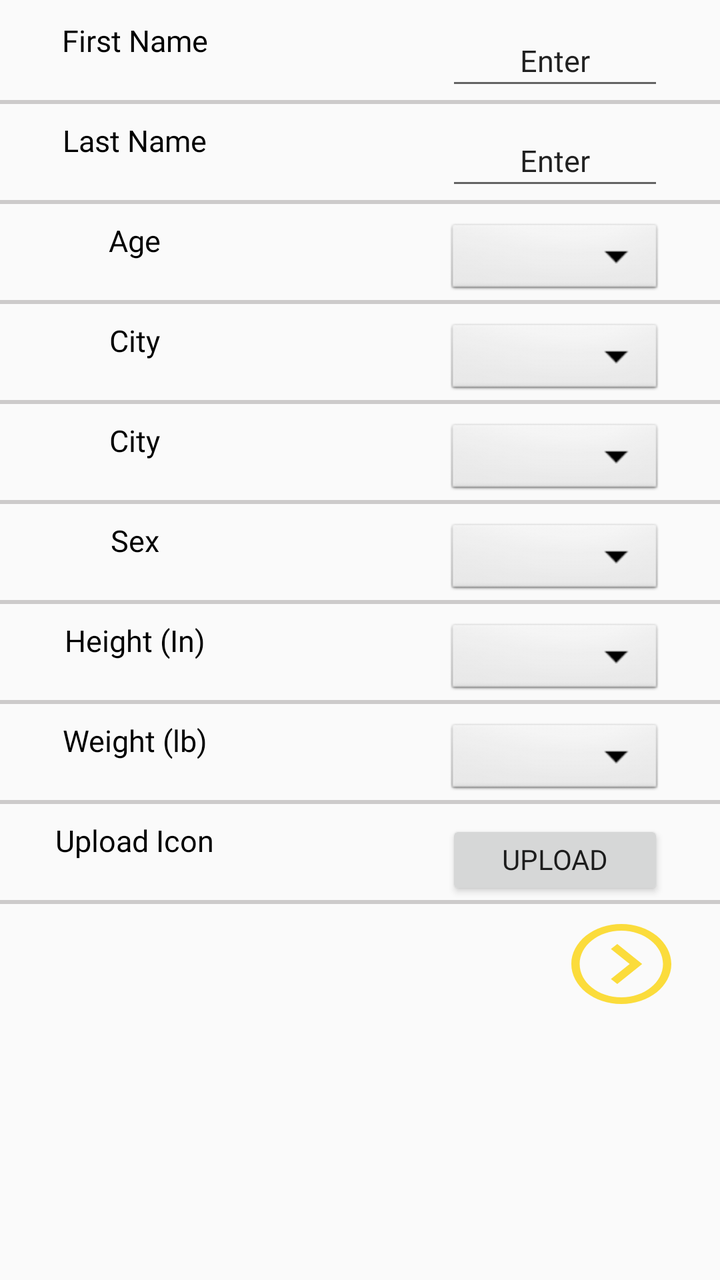
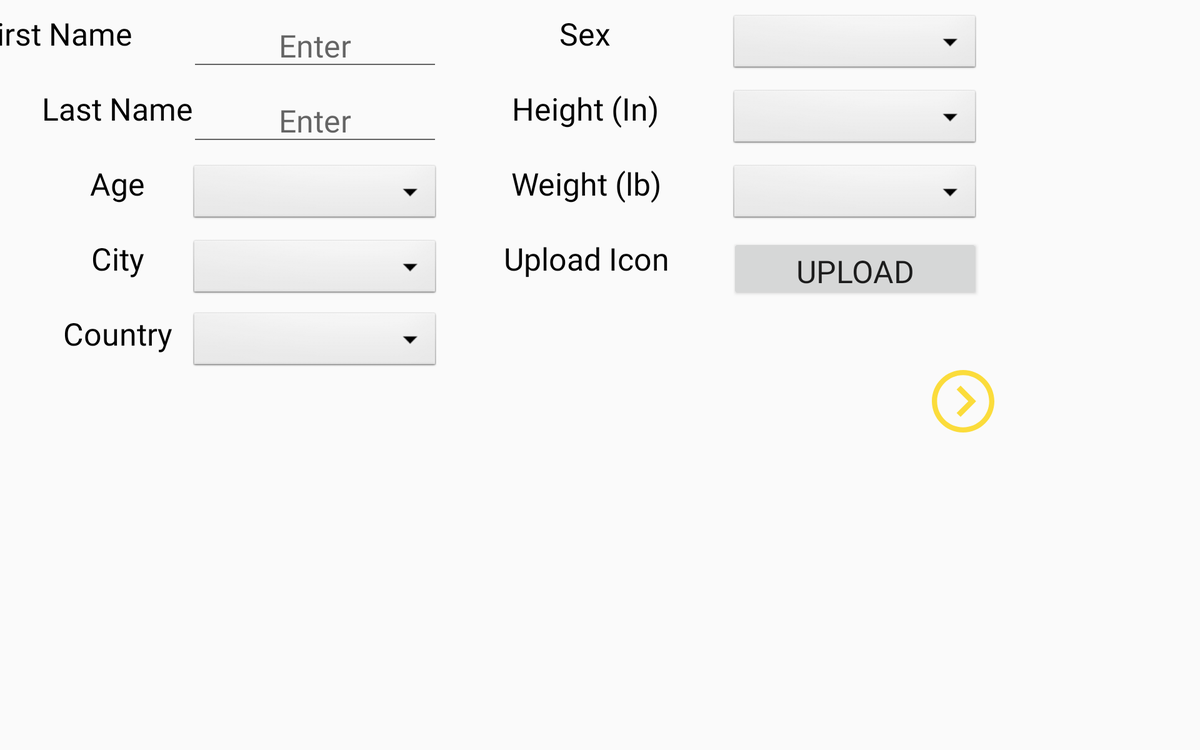

An Android layout and its configuration variant, each rendered on a device that would load it. The default file and the variant file are quoted in full after the pictures.
<!-- AndroidManifest.xml: application theme AppTheme -->
<!-- res/layout/fragment_edit_user_details.xml -->
<?xml version="1.0" encoding="utf-8"?>
<android.support.constraint.ConstraintLayout xmlns:android="http://schemas.android.com/apk/res/android"
    xmlns:app="http://schemas.android.com/apk/res-auto"
    xmlns:tools="http://schemas.android.com/tools"
    android:layout_width="match_parent"
    android:layout_height="match_parent"
    tools:context=".MainActivity"
    android:id="@+id/relativeLayout" >

    <TextView
        android:id="@+id/et_firstName_hardcoded"
        android:layout_width="109dp"
        android:layout_height="40dp"
        android:layout_marginEnd="8dp"
        android:layout_marginRight="10dp"
        android:layout_marginTop="10dp"
        android:gravity="center_horizontal"
        android:lineSpacingExtra="-16sp"
        android:text="@string/firstName"
        android:textAppearance="@style/titleText"
        app:layout_constraintEnd_toStartOf="@+id/et_firstName"
        app:layout_constraintHorizontal_bias="0.123"
        app:layout_constraintStart_toStartOf="parent"
        app:layout_constraintTop_toTopOf="parent" />

    <EditText
        android:id="@+id/et_firstName"
        android:layout_width="109dp"
        android:layout_height="40dp"
        android:layout_marginEnd="28dp"
        android:layout_marginRight="28dp"
        android:layout_marginTop="10dp"
        android:backgroundTint="@color/colorWhite"
        android:gravity="center_horizontal"
        android:lineSpacingExtra="-8sp"
        android:text="@string/enter"
        android:textAppearance="@style/enterText"
        app:layout_constraintEnd_toEndOf="parent"
        app:layout_constraintTop_toTopOf="parent" />

    <View
        android:layout_width="fill_parent"
        android:layout_height="2dip"
        android:layout_marginTop="40dp"
        android:background="#CCCACA"
        app:layout_constraintEnd_toEndOf="parent"
        app:layout_constraintStart_toStartOf="parent"
        app:layout_constraintTop_toTopOf="@id/et_firstName" />

    <TextView
        android:id="@+id/et_lastName_hardcoded"
        android:layout_width="109dp"
        android:layout_height="40dp"
        android:layout_marginEnd="8dp"
        android:layout_marginRight="10dp"
        android:layout_marginTop="10dp"
        android:gravity="center_horizontal"
        android:lineSpacingExtra="-16sp"
        android:text="@string/lastName"
        android:textAppearance="@style/titleText"
        app:layout_constraintEnd_toStartOf="@+id/et_lastName"
        app:layout_constraintHorizontal_bias="0.123"
        app:layout_constraintStart_toStartOf="parent"
        app:layout_constraintTop_toBottomOf="@+id/et_firstName_hardcoded" />

    <EditText
        android:id="@+id/et_lastName"
        android:layout_width="109dp"
        android:layout_height="40dp"
        android:layout_marginTop="10dp"
        android:gravity="center_horizontal"
        android:lineSpacingExtra="-8sp"
        android:text="@string/enter"
        android:textAppearance="@style/enterText"
        android:backgroundTint="@color/colorWhite"
        app:layout_constraintStart_toStartOf="@+id/et_firstName"
        app:layout_constraintTop_toBottomOf="@+id/et_firstName" />

    <View
        android:layout_width="fill_parent"
        android:layout_height="2dip"
        android:layout_marginTop="40dp"
        android:background="#CCCACA"
        app:layout_constraintEnd_toEndOf="parent"
        app:layout_constraintStart_toStartOf="parent"
        app:layout_constraintTop_toTopOf="@id/et_lastName" />

    <TextView
        android:id="@+id/et_Age_hardcoded"
        android:layout_width="109dp"
        android:layout_height="40dp"
        android:layout_marginEnd="8dp"
        android:layout_marginRight="10dp"
        android:layout_marginTop="10dp"
        android:gravity="center_horizontal"
        android:lineSpacingExtra="-16sp"
        android:text="@string/enterAge"
        android:textAppearance="@style/titleText"
        app:layout_constraintEnd_toStartOf="@+id/et_Age"
        app:layout_constraintHorizontal_bias="0.123"
        app:layout_constraintStart_toStartOf="parent"
        app:layout_constraintTop_toBottomOf="@+id/et_lastName_hardcoded" />

    <Spinner
        android:id="@+id/et_Age"
        android:layout_width="109dp"
        android:layout_height="40dp"
        android:layout_marginTop="10dp"
        android:background="@android:drawable/btn_dropdown"
        android:gravity="center_horizontal"
        android:lineSpacingExtra="-8sp"
        android:spinnerMode="dropdown"
        app:layout_constraintStart_toStartOf="@+id/et_lastName"
        app:layout_constraintTop_toBottomOf="@+id/et_lastName" />

    <View
        android:layout_width="fill_parent"
        android:layout_height="2dip"
        android:layout_marginTop="40dp"
        android:background="#CCCACA"
        app:layout_constraintEnd_toEndOf="parent"
        app:layout_constraintStart_toStartOf="parent"
        app:layout_constraintTop_toTopOf="@id/et_Age" />

    <TextView
        android:id="@+id/et_city_hardcoded"
        android:layout_width="109dp"
        android:layout_height="40dp"
        android:layout_marginEnd="8dp"
        android:layout_marginRight="10dp"
        android:layout_marginTop="10dp"
        android:gravity="center_horizontal"
        android:lineSpacingExtra="-16sp"
        android:text="@string/enterCity"
        android:textAppearance="@style/titleText"
        app:layout_constraintEnd_toStartOf="@+id/et_City"
        app:layout_constraintHorizontal_bias="0.123"
        app:layout_constraintStart_toStartOf="parent"
        app:layout_constraintTop_toBottomOf="@+id/et_Age_hardcoded" />

    <Spinner
        android:id="@+id/et_City"
        android:layout_width="109dp"
        android:layout_height="40dp"
        android:layout_marginTop="10dp"
        android:background="@android:drawable/btn_dropdown"
        android:gravity="center_horizontal"
        android:lineSpacingExtra="-8sp"
        android:spinnerMode="dropdown"
        app:layout_constraintStart_toStartOf="@+id/et_Age"
        app:layout_constraintTop_toBottomOf="@+id/et_Age" />

    <View
        android:layout_width="fill_parent"
        android:layout_height="2dip"
        android:layout_marginTop="40dp"
        android:background="#CCCACA"
        app:layout_constraintEnd_toEndOf="parent"
        app:layout_constraintStart_toStartOf="parent"
        app:layout_constraintTop_toTopOf="@id/et_City" />

    <TextView
        android:id="@+id/et_country_hardcoded"
        android:layout_width="109dp"
        android:layout_height="40dp"
        android:layout_marginEnd="8dp"
        android:layout_marginRight="10dp"
        android:layout_marginTop="10dp"
        android:gravity="center_horizontal"
        android:lineSpacingExtra="-16sp"
        android:text="@string/enterCity"
        android:textAppearance="@style/titleText"
        app:layout_constraintEnd_toStartOf="@+id/et_Country"
        app:layout_constraintHorizontal_bias="0.123"
        app:layout_constraintStart_toStartOf="parent"
        app:layout_constraintTop_toBottomOf="@+id/et_city_hardcoded" />

    <Spinner
        android:id="@+id/et_Country"
        android:layout_width="109dp"
        android:layout_height="40dp"
        android:layout_marginTop="10dp"
        android:background="@android:drawable/btn_dropdown"
        android:gravity="center_horizontal"
        android:lineSpacingExtra="-8sp"
        android:spinnerMode="dropdown"
        app:layout_constraintStart_toStartOf="@+id/et_City"
        app:layout_constraintTop_toBottomOf="@+id/et_City" />

    <View
        android:layout_width="fill_parent"
        android:layout_height="2dip"
        android:layout_marginTop="40dp"
        android:background="#CCCACA"
        app:layout_constraintEnd_toEndOf="parent"
        app:layout_constraintStart_toStartOf="parent"
        app:layout_constraintTop_toTopOf="@id/et_Country" />

    <TextView
        android:id="@+id/et_Sex_hardcoded"
        android:layout_width="109dp"
        android:layout_height="40dp"
        android:layout_marginEnd="8dp"
        android:layout_marginRight="10dp"
        android:layout_marginTop="10dp"
        android:gravity="center_horizontal"
        android:lineSpacingExtra="-16sp"
        android:text="@string/enterSex"
        android:textAppearance="@style/titleText"
        app:layout_constraintEnd_toStartOf="@+id/et_Sex"
        app:layout_constraintHorizontal_bias="0.123"
        app:layout_constraintStart_toStartOf="parent"
        app:layout_constraintTop_toBottomOf="@+id/et_country_hardcoded" />

    <Spinner
        android:id="@+id/et_Sex"
        android:layout_width="109dp"
        android:layout_height="40dp"
        android:layout_marginTop="10dp"
        android:background="@android:drawable/btn_dropdown"
        android:gravity="center_horizontal"
        android:lineSpacingExtra="-8sp"
        android:spinnerMode="dropdown"
        app:layout_constraintStart_toStartOf="@+id/et_Country"
        app:layout_constraintTop_toBottomOf="@+id/et_Country" />

    <View
        android:layout_width="fill_parent"
        android:layout_height="2dip"
        android:layout_marginTop="40dp"
        android:background="#CCCACA"
        app:layout_constraintEnd_toEndOf="parent"
        app:layout_constraintStart_toStartOf="parent"
        app:layout_constraintTop_toTopOf="@id/et_Sex" />

    <TextView
        android:id="@+id/et_Height_hardcoded"
        android:layout_width="109dp"
        android:layout_height="40dp"
        android:layout_marginEnd="8dp"
        android:layout_marginRight="10dp"
        android:layout_marginTop="10dp"
        android:gravity="center_horizontal"
        android:lineSpacingExtra="-16sp"
        android:text="@string/enterHeight"
        android:textAppearance="@style/titleText"
        app:layout_constraintEnd_toStartOf="@+id/et_Height"
        app:layout_constraintHorizontal_bias="0.123"
        app:layout_constraintStart_toStartOf="parent"
        app:layout_constraintTop_toBottomOf="@+id/et_Sex_hardcoded" />

    <Spinner
        android:id="@+id/et_Height"
        android:layout_width="109dp"
        android:layout_height="40dp"
        android:layout_marginTop="10dp"
        android:background="@android:drawable/btn_dropdown"
        android:gravity="center_horizontal"
        android:lineSpacingExtra="-8sp"
        android:spinnerMode="dropdown"
        app:layout_constraintStart_toStartOf="@+id/et_Sex"
        app:layout_constraintTop_toBottomOf="@+id/et_Sex" />

    <View
        android:layout_width="fill_parent"
        android:layout_height="2dip"
        android:layout_marginTop="40dp"
        android:background="#CCCACA"
        app:layout_constraintEnd_toEndOf="parent"
        app:layout_constraintStart_toStartOf="parent"
        app:layout_constraintTop_toTopOf="@id/et_Height" />

    <TextView
        android:id="@+id/et_Weight_hardcoded"
        android:layout_width="109dp"
        android:layout_height="40dp"
        android:layout_marginEnd="8dp"
        android:layout_marginRight="10dp"
        android:layout_marginTop="10dp"
        android:gravity="center_horizontal"
        android:lineSpacingExtra="-16sp"
        android:text="@string/enterWeight"
        android:textAppearance="@style/titleText"
        app:layout_constraintEnd_toStartOf="@+id/et_Weight"
        app:layout_constraintHorizontal_bias="0.123"
        app:layout_constraintStart_toStartOf="parent"
        app:layout_constraintTop_toBottomOf="@+id/et_Height_hardcoded" />

    <Spinner
        android:id="@+id/et_Weight"
        android:layout_width="109dp"
        android:layout_height="40dp"
        android:layout_marginTop="10dp"
        android:background="@android:drawable/btn_dropdown"
        android:gravity="center_horizontal"
        android:lineSpacingExtra="-8sp"
        android:spinnerMode="dropdown"
        app:layout_constraintStart_toStartOf="@+id/et_Height"
        app:layout_constraintTop_toBottomOf="@+id/et_Height" />

    <View
        android:layout_width="fill_parent"
        android:layout_height="2dip"
        android:layout_marginTop="40dp"
        android:background="#CCCACA"
        app:layout_constraintEnd_toEndOf="parent"
        app:layout_constraintStart_toStartOf="parent"
        app:layout_constraintTop_toTopOf="@id/et_Weight" />

    <TextView
        android:id="@+id/tv_enterPicture"
        android:layout_width="109dp"
        android:layout_height="40dp"
        android:layout_marginEnd="8dp"
        android:layout_marginRight="10dp"
        android:layout_marginTop="10dp"
        android:gravity="center_horizontal"
        android:lineSpacingExtra="-16sp"
        android:text="@string/uploadIcon"
        android:textAppearance="@style/titleText"
        app:layout_constraintEnd_toStartOf="@+id/button_takePicture"
        app:layout_constraintHorizontal_bias="0.123"
        app:layout_constraintStart_toStartOf="parent"
        app:layout_constraintTop_toBottomOf="@+id/et_Weight_hardcoded" />

    <Button
        android:id="@+id/button_takePicture"
        android:layout_width="109dp"
        android:layout_height="40dp"
        android:layout_marginTop="10dp"
        android:gravity="center_horizontal"
        android:lineSpacingExtra="-8sp"
        android:text="@string/upload"
        android:fontFamily="@font/rajdhani_semibold"
        app:layout_constraintStart_toStartOf="@+id/et_Weight"
        app:layout_constraintTop_toBottomOf="@+id/et_Weight" />

    <View
        android:layout_width="fill_parent"
        android:layout_height="2dip"
        android:layout_marginTop="40dp"
        android:background="#CCCACA"
        app:layout_constraintEnd_toEndOf="parent"
        app:layout_constraintStart_toStartOf="parent"
        app:layout_constraintTop_toTopOf="@id/button_takePicture" />

    <ImageButton
        android:id="@+id/button_submit"
        android:layout_width="wrap_content"
        android:layout_height="40dp"
        android:layout_marginTop="12dp"
        android:background="@drawable/ic_submitarrow"
        app:layout_constraintEnd_toEndOf="parent"
        app:layout_constraintHorizontal_bias="0.922"
        app:layout_constraintLeft_toLeftOf="parent"
        app:layout_constraintRight_toRightOf="parent"
        app:layout_constraintStart_toStartOf="parent"
        app:layout_constraintTop_toBottomOf="@id/button_takePicture" />

    <ImageView
        android:id="@+id/iv_pic"
        android:layout_width="wrap_content"
        android:layout_height="wrap_content"
        app:layout_constraintTop_toBottomOf="@id/button_submit"
        app:layout_constraintLeft_toLeftOf="parent"
        app:layout_constraintRight_toRightOf="parent" />

</android.support.constraint.ConstraintLayout>
<!-- resources referenced by this layout -->
<resources>
  <!-- drawable ic_submitarrow (drawable) -->
  <vector xmlns:android="http://schemas.android.com/apk/res/android"
      android:width="50dp"
      android:height="50dp"
      android:viewportWidth="24"
      android:viewportHeight="24">
    <path
        android:fillColor="#FBDC3B"
        android:pathData="M12,2c5.514,0 10,4.486 10,10s-4.486,10 -10,10 -10,-4.486 -10,-10 4.486,-10 10,-10zM12,0c-6.627,0 -12,5.373 -12,12s5.373,12 12,12 12,-5.373 12,-12 -5.373,-12 -12,-12zM14,12l-4.5,4.5 1.527,1.5 5.973,-6 -5.973,-6 -1.527,1.5 4.5,4.5z"/>
  </vector>
  <string name="enter">Enter</string>
  <string name="enterAge">Age</string>
  <string name="enterCity">City</string>
  <string name="enterHeight">Height (In)</string>
  <string name="enterSex">Sex</string>
  <string name="enterWeight">Weight (lb)</string>
  <string name="firstName">First Name</string>
  <string name="lastName">Last Name</string>
  <string name="upload">Upload</string>
  <string name="uploadIcon">Upload Icon</string>
  <style name="enterText">
          <item name="android:textSize">
              15sp
          </item>
  
          <item name="android:textColor">
              #CCCACA
          </item>
  
          <item name="android:fontFamily">@font/lato_regular</item>
      </style>
  <style name="titleText">
          <item name="android:textSize">
              15sp
          </item>
  
          <item name="android:textColor">
              #000000
          </item>
          <item name="android:fontFamily">@font/lato_regular</item>
      </style>
  <style name="AppTheme" parent="Theme.AppCompat.Light.DarkActionBar">
          
          <item name="colorPrimary">@color/colorPrimary</item>
          <item name="colorPrimaryDark">@color/colorPrimaryDark</item>
          <item name="colorAccent">@color/colorAccent</item>
      </style>
</resources>
<!-- res/layout-sw600dp-land/fragment_edit_user_details.xml (the repository's variant of the layout above) -->
<!-- drawn on a 7-inch tablet turned sideways -->
<?xml version="1.0" encoding="utf-8"?>
<android.support.constraint.ConstraintLayout xmlns:android="http://schemas.android.com/apk/res/android"
    xmlns:app="http://schemas.android.com/apk/res-auto"
    xmlns:tools="http://schemas.android.com/tools"
    android:layout_width="match_parent"
    android:layout_height="match_parent"
    android:orientation="horizontal"
    tools:context=".MainActivity"
    android:id="@+id/relativeLayout">

    <TextView
        android:id="@+id/et_firstName_hardcoded"
        android:layout_width="200dp"
        android:layout_height="50dp"
        android:layout_marginEnd="8dp"
        android:layout_marginRight="10dp"
        android:layout_marginTop="10dp"
        android:gravity="center_horizontal"
        android:lineSpacingExtra="-16sp"
        android:text="@string/firstName"
        android:textAppearance="@style/titleText"
        android:textSize="25sp"
        app:layout_constraintEnd_toStartOf="@+id/et_firstName"
        app:layout_constraintHorizontal_bias="1.0"
        app:layout_constraintStart_toStartOf="parent"
        app:layout_constraintTop_toTopOf="parent" />

    <EditText
        android:id="@+id/et_firstName"
        android:layout_width="200dp"
        android:layout_height="50dp"
        android:layout_marginEnd="608dp"
        android:layout_marginRight="608dp"
        android:layout_marginTop="10dp"
        android:backgroundTint="@color/colorWhite"
        android:gravity="center_horizontal"
        android:hint="@string/enter"
        android:lineSpacingExtra="-8sp"
        android:textAppearance="@style/enterText"
        android:textSize="25sp"
        app:layout_constraintEnd_toEndOf="parent"
        app:layout_constraintTop_toTopOf="parent" />

    <TextView
        android:id="@+id/et_lastName_hardcoded"
        android:layout_width="200dp"
        android:layout_height="50dp"
        android:layout_marginEnd="8dp"
        android:layout_marginRight="10dp"
        android:layout_marginTop="10dp"
        android:gravity="center_horizontal"
        android:lineSpacingExtra="-16sp"
        android:text="@string/lastName"
        android:textAppearance="@style/titleText"
        android:textSize="25sp"
        app:layout_constraintEnd_toStartOf="@+id/et_lastName"
        app:layout_constraintHorizontal_bias="0.123"
        app:layout_constraintStart_toStartOf="parent"
        app:layout_constraintTop_toBottomOf="@+id/et_firstName_hardcoded" />

    <EditText
        android:id="@+id/et_lastName"
        android:layout_width="200dp"
        android:layout_height="50dp"
        android:layout_marginTop="10dp"
        android:gravity="center_horizontal"
        android:lineSpacingExtra="-8sp"
        android:hint="@string/enter"
        android:textAppearance="@style/enterText"
        android:textSize="25sp"
        android:backgroundTint="@color/colorWhite"
        app:layout_constraintStart_toStartOf="@+id/et_firstName"
        app:layout_constraintTop_toBottomOf="@+id/et_firstName" />

    <TextView
        android:id="@+id/et_Age_hardcoded"
        android:layout_width="200dp"
        android:layout_height="50dp"
        android:layout_marginEnd="8dp"
        android:layout_marginRight="10dp"
        android:layout_marginTop="10dp"
        android:gravity="center_horizontal"
        android:lineSpacingExtra="-16sp"
        android:text="@string/enterAge"
        android:textAppearance="@style/titleText"
        android:textSize="25sp"
        app:layout_constraintEnd_toStartOf="@+id/et_Age"
        app:layout_constraintHorizontal_bias="0.123"
        app:layout_constraintStart_toStartOf="parent"
        app:layout_constraintTop_toBottomOf="@+id/et_lastName_hardcoded" />

    <Spinner
        android:id="@+id/et_Age"
        android:layout_width="200dp"
        android:layout_height="50dp"
        android:layout_marginTop="10dp"
        android:background="@android:drawable/btn_dropdown"
        android:gravity="center_horizontal"
        android:lineSpacingExtra="-8sp"
        android:spinnerMode="dropdown"
        app:layout_constraintStart_toStartOf="@+id/et_lastName"
        app:layout_constraintTop_toBottomOf="@+id/et_lastName" />

    <TextView
        android:id="@+id/et_city_hardcoded"
        android:layout_width="200dp"
        android:layout_height="50dp"
        android:layout_marginEnd="8dp"
        android:layout_marginRight="10dp"
        android:layout_marginTop="10dp"
        android:gravity="center_horizontal"
        android:lineSpacingExtra="-16sp"
        android:text="@string/enterCity"
        android:textAppearance="@style/titleText"
        android:textSize="25sp"
        app:layout_constraintEnd_toStartOf="@+id/et_City"
        app:layout_constraintHorizontal_bias="0.123"
        app:layout_constraintStart_toStartOf="parent"
        app:layout_constraintTop_toBottomOf="@+id/et_Age_hardcoded" />

    <Spinner
        android:id="@+id/et_City"
        android:layout_width="200dp"
        android:layout_height="50dp"
        android:layout_marginTop="10dp"
        android:background="@android:drawable/btn_dropdown"
        android:gravity="center_horizontal"
        android:lineSpacingExtra="-8sp"
        android:spinnerMode="dropdown"
        app:layout_constraintStart_toStartOf="@+id/et_Age"
        app:layout_constraintTop_toBottomOf="@+id/et_Age" />

    <TextView
        android:id="@+id/et_country_hardcoded"
        android:layout_width="200dp"
        android:layout_height="50dp"
        android:layout_marginEnd="8dp"
        android:layout_marginRight="10dp"
        android:layout_marginTop="10dp"
        android:gravity="center_horizontal"
        android:lineSpacingExtra="-16sp"
        android:text="@string/enterCountry"
        android:textAppearance="@style/titleText"
        android:textSize="25sp"
        app:layout_constraintEnd_toStartOf="@+id/et_Country"
        app:layout_constraintHorizontal_bias="0.123"
        app:layout_constraintStart_toStartOf="parent"
        app:layout_constraintTop_toBottomOf="@+id/et_city_hardcoded" />

    <Spinner
        android:id="@+id/et_Country"
        android:layout_width="200dp"
        android:layout_height="50dp"
        android:layout_marginTop="8dp"
        android:background="@android:drawable/btn_dropdown"
        android:gravity="center_horizontal"
        android:lineSpacingExtra="-8sp"
        android:spinnerMode="dropdown"
        app:layout_constraintStart_toStartOf="@+id/et_City"
        app:layout_constraintTop_toBottomOf="@+id/et_City" />

    <TextView
        android:id="@+id/et_Sex_hardcoded"
        android:layout_width="200dp"
        android:layout_height="50dp"
        android:layout_marginLeft="16dp"
        android:layout_marginStart="16dp"
        android:layout_marginTop="10dp"
        android:gravity="center_horizontal"
        android:lineSpacingExtra="-16sp"
        android:text="@string/enterSex"
        android:textAppearance="@style/titleText"
        android:textSize="25sp"
        app:layout_constraintStart_toEndOf="@+id/et_firstName"
        app:layout_constraintTop_toTopOf="parent" />

    <Spinner
        android:id="@+id/et_Sex"
        android:layout_width="200dp"
        android:layout_height="50dp"
        android:layout_marginLeft="16dp"
        android:layout_marginStart="16dp"
        android:layout_marginTop="10dp"
        android:background="@android:drawable/btn_dropdown"
        android:gravity="center_horizontal"
        android:lineSpacingExtra="-8sp"
        android:spinnerMode="dropdown"
        app:layout_constraintStart_toEndOf="@+id/et_Sex_hardcoded"
        app:layout_constraintTop_toTopOf="parent" />

    <TextView
        android:id="@+id/et_Height_hardcoded"
        android:layout_width="200dp"
        android:layout_height="50dp"
        android:layout_marginLeft="16dp"
        android:layout_marginStart="16dp"
        android:layout_marginTop="10dp"
        android:gravity="center_horizontal"
        android:lineSpacingExtra="-16sp"
        android:text="@string/enterHeight"
        android:textAppearance="@style/titleText"
        android:textSize="25sp"
        app:layout_constraintStart_toEndOf="@+id/et_lastName"
        app:layout_constraintTop_toBottomOf="@+id/et_Sex_hardcoded" />

    <Spinner
        android:id="@+id/et_Height"
        android:layout_width="200dp"
        android:layout_height="50dp"
        android:layout_marginTop="10dp"
        android:background="@android:drawable/btn_dropdown"
        android:gravity="center_horizontal"
        android:lineSpacingExtra="-8sp"
        android:spinnerMode="dropdown"
        app:layout_constraintStart_toStartOf="@+id/et_Sex"
        app:layout_constraintTop_toBottomOf="@+id/et_Sex" />

    <TextView
        android:id="@+id/et_Weight_hardcoded"
        android:layout_width="200dp"
        android:layout_height="50dp"
        android:layout_marginEnd="8dp"
        android:layout_marginRight="10dp"
        android:layout_marginTop="10dp"
        android:gravity="center_horizontal"
        android:lineSpacingExtra="-16sp"
        android:text="@string/enterWeight"
        android:textAppearance="@style/titleText"
        android:textSize="25sp"
        app:layout_constraintEnd_toStartOf="@+id/et_Weight"
        app:layout_constraintHorizontal_bias="0.981"
        app:layout_constraintStart_toStartOf="parent"
        app:layout_constraintTop_toBottomOf="@+id/et_Height_hardcoded" />

    <Spinner
        android:id="@+id/et_Weight"
        android:layout_width="200dp"
        android:layout_height="50dp"
        android:layout_marginTop="10dp"
        android:background="@android:drawable/btn_dropdown"
        android:gravity="center_horizontal"
        android:lineSpacingExtra="-8sp"
        android:spinnerMode="dropdown"
        app:layout_constraintStart_toStartOf="@+id/et_Height"
        app:layout_constraintTop_toBottomOf="@+id/et_Height" />

    <TextView
        android:id="@+id/tv_enterPicture"
        android:layout_width="200dp"
        android:layout_height="50dp"
        android:layout_marginEnd="8dp"
        android:layout_marginRight="10dp"
        android:layout_marginTop="10dp"
        android:gravity="center_horizontal"
        android:lineSpacingExtra="-16sp"
        android:text="@string/uploadIcon"
        android:textAppearance="@style/titleText"
        android:textSize="25sp"
        app:layout_constraintEnd_toStartOf="@+id/button_takePicture"
        app:layout_constraintHorizontal_bias="0.981"
        app:layout_constraintStart_toStartOf="parent"
        app:layout_constraintTop_toBottomOf="@+id/et_Weight_hardcoded" />

    <Button
        android:id="@+id/button_takePicture"
        android:layout_width="200dp"
        android:layout_height="50dp"
        android:layout_marginTop="10dp"
        android:gravity="center_horizontal"
        android:lineSpacingExtra="-8sp"
        android:text="@string/upload"
        android:fontFamily="@font/rajdhani_semibold"
        android:textSize="25sp"
        app:layout_constraintStart_toStartOf="@+id/et_Weight"
        app:layout_constraintTop_toBottomOf="@+id/et_Weight" />

    <ImageButton
        android:id="@+id/button_submit"
        android:layout_width="50dp"
        android:layout_height="50dp"
        android:layout_marginTop="56dp"
        android:background="@drawable/ic_submitarrow"
        app:layout_constraintEnd_toEndOf="parent"
        app:layout_constraintHorizontal_bias="0.819"
        app:layout_constraintLeft_toLeftOf="parent"
        app:layout_constraintRight_toRightOf="parent"
        app:layout_constraintStart_toStartOf="parent"
        app:layout_constraintTop_toBottomOf="@id/button_takePicture" />

    <ImageView
        android:id="@+id/iv_pic"
        android:layout_width="wrap_content"
        android:layout_height="wrap_content"
        android:layout_marginLeft="28dp"
        android:layout_marginStart="28dp"
        android:layout_marginTop="64dp"
        app:layout_constraintLeft_toLeftOf="parent"
        app:layout_constraintRight_toRightOf="parent"
        app:layout_constraintStart_toEndOf="@id/button_takePicture"
        app:layout_constraintTop_toBottomOf="@id/et_Weight" />

    


</android.support.constraint.ConstraintLayout>
<!-- resources referenced by the variant -->
<!-- as a 7-inch tablet turned sideways resolves them -->
<resources>
  <!-- drawable ic_submitarrow (drawable) -->
  <vector xmlns:android="http://schemas.android.com/apk/res/android"
      android:width="50dp"
      android:height="50dp"
      android:viewportWidth="24"
      android:viewportHeight="24">
    <path
        android:fillColor="#FBDC3B"
        android:pathData="M12,2c5.514,0 10,4.486 10,10s-4.486,10 -10,10 -10,-4.486 -10,-10 4.486,-10 10,-10zM12,0c-6.627,0 -12,5.373 -12,12s5.373,12 12,12 12,-5.373 12,-12 -5.373,-12 -12,-12zM14,12l-4.5,4.5 1.527,1.5 5.973,-6 -5.973,-6 -1.527,1.5 4.5,4.5z"/>
  </vector>
  <string name="enter">Enter</string>
  <string name="enterAge">Age</string>
  <string name="enterCity">City</string>
  <string name="enterCountry">Country</string>
  <string name="enterHeight">Height (In)</string>
  <string name="enterSex">Sex</string>
  <string name="enterWeight">Weight (lb)</string>
  <string name="firstName">First Name</string>
  <string name="lastName">Last Name</string>
  <string name="upload">Upload</string>
  <string name="uploadIcon">Upload Icon</string>
  <style name="enterText">
          <item name="android:textSize">
              15sp
          </item>
  
          <item name="android:textColor">
              #CCCACA
          </item>
  
          <item name="android:fontFamily">@font/lato_regular</item>
      </style>
  <style name="titleText">
          <item name="android:textSize">
              15sp
          </item>
  
          <item name="android:textColor">
              #000000
          </item>
          <item name="android:fontFamily">@font/lato_regular</item>
      </style>
  <style name="AppTheme" parent="Theme.AppCompat.Light.DarkActionBar">
          
          <item name="colorPrimary">@color/colorPrimary</item>
          <item name="colorPrimaryDark">@color/colorPrimaryDark</item>
          <item name="colorAccent">@color/colorAccent</item>
      </style>
</resources>
